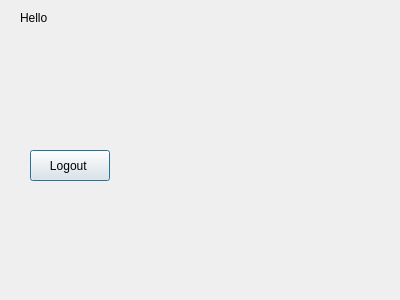
<?xml version="1.0" encoding="UTF-8"?>
<ui version="4.0">
 <class>WelcomeWindow</class>
 <widget class="QDialog" name="WelcomeWindow">
  <property name="geometry">
   <rect>
    <x>0</x>
    <y>0</y>
    <width>400</width>
    <height>300</height>
   </rect>
  </property>
  <property name="windowTitle">
   <string>Dialog</string>
  </property>
  <widget class="QLabel" name="label_hello">
   <property name="geometry">
    <rect>
     <x>20</x>
     <y>10</y>
     <width>161</width>
     <height>16</height>
    </rect>
   </property>
   <property name="text">
    <string>Hello </string>
   </property>
  </widget>
  <widget class="QLabel" name="label_welcome">
   <property name="geometry">
    <rect>
     <x>20</x>
     <y>50</y>
     <width>61</width>
     <height>21</height>
    </rect>
   </property>
   <property name="text">
    <string/>
   </property>
  </widget>
  <widget class="QLabel" name="label_image">
   <property name="geometry">
    <rect>
     <x>20</x>
     <y>40</y>
     <width>91</width>
     <height>61</height>
    </rect>
   </property>
   <property name="text">
    <string/>
   </property>
  </widget>
  <widget class="QPushButton" name="pushButton_logout">
   <property name="geometry">
    <rect>
     <x>30</x>
     <y>150</y>
     <width>80</width>
     <height>31</height>
    </rect>
   </property>
   <property name="text">
    <string>Logout </string>
   </property>
  </widget>
 </widget>
 <resources/>
 <connections/>
</ui>
